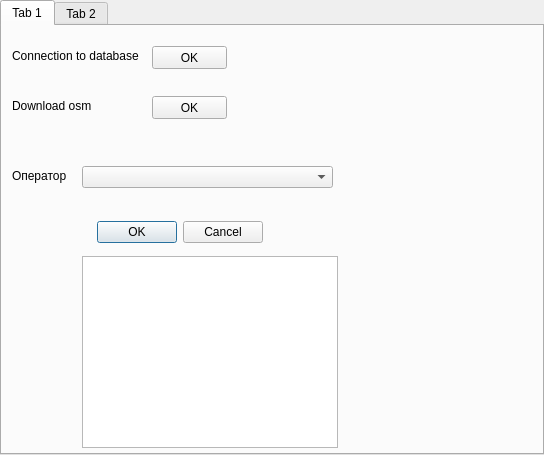
<?xml version="1.0" encoding="UTF-8"?>
<ui version="4.0">
 <class>Add_new_roadsDialogBase</class>
 <widget class="QDialog" name="Add_new_roadsDialogBase">
  <property name="geometry">
   <rect>
    <x>0</x>
    <y>0</y>
    <width>544</width>
    <height>455</height>
   </rect>
  </property>
  <property name="windowTitle">
   <string>Add new roads</string>
  </property>
  <widget class="QTabWidget" name="tabWidget">
   <property name="geometry">
    <rect>
     <x>0</x>
     <y>0</y>
     <width>544</width>
     <height>455</height>
    </rect>
   </property>
   <property name="currentIndex">
    <number>0</number>
   </property>
   <widget class="QWidget" name="Operators">
    <attribute name="title">
     <string>Tab 1</string>
    </attribute>
    <widget class="QComboBox" name="comboBox">
     <property name="geometry">
      <rect>
       <x>80</x>
       <y>140</y>
       <width>251</width>
       <height>22</height>
      </rect>
     </property>
    </widget>
    <widget class="QLabel" name="label">
     <property name="geometry">
      <rect>
       <x>10</x>
       <y>140</y>
       <width>111</width>
       <height>20</height>
      </rect>
     </property>
     <property name="text">
      <string>Оператор</string>
     </property>
    </widget>
    <widget class="QDialogButtonBox" name="button_box">
     <property name="geometry">
      <rect>
       <x>80</x>
       <y>190</y>
       <width>181</width>
       <height>32</height>
      </rect>
     </property>
     <property name="orientation">
      <enum>Qt::Horizontal</enum>
     </property>
     <property name="standardButtons">
      <set>QDialogButtonBox::Cancel|QDialogButtonBox::Ok</set>
     </property>
    </widget>
    <widget class="QPushButton" name="pushButton_2">
     <property name="geometry">
      <rect>
       <x>150</x>
       <y>70</y>
       <width>75</width>
       <height>23</height>
      </rect>
     </property>
     <property name="text">
      <string>OK</string>
     </property>
    </widget>
    <widget class="QPushButton" name="pushButton_3">
     <property name="geometry">
      <rect>
       <x>150</x>
       <y>20</y>
       <width>75</width>
       <height>23</height>
      </rect>
     </property>
     <property name="text">
      <string>OK</string>
     </property>
    </widget>
    <widget class="QLabel" name="label_2">
     <property name="geometry">
      <rect>
       <x>10</x>
       <y>20</y>
       <width>131</width>
       <height>20</height>
      </rect>
     </property>
     <property name="text">
      <string>Connection to database</string>
     </property>
    </widget>
    <widget class="QLabel" name="label_3">
     <property name="geometry">
      <rect>
       <x>10</x>
       <y>70</y>
       <width>131</width>
       <height>20</height>
      </rect>
     </property>
     <property name="text">
      <string>Download osm</string>
     </property>
    </widget>
    <widget class="QListWidget" name="listWidget">
     <property name="geometry">
      <rect>
       <x>80</x>
       <y>230</y>
       <width>256</width>
       <height>192</height>
      </rect>
     </property>
    </widget>
   </widget>
   <widget class="QWidget" name="Search">
    <attribute name="title">
     <string>Tab 2</string>
    </attribute>
    <widget class="QTableWidget" name="tableWidget_2">
     <property name="geometry">
      <rect>
       <x>10</x>
       <y>40</y>
       <width>511</width>
       <height>371</height>
      </rect>
     </property>
     <property name="rowCount">
      <number>0</number>
     </property>
     <property name="columnCount">
      <number>2</number>
     </property>
     <attribute name="horizontalHeaderDefaultSectionSize">
      <number>230</number>
     </attribute>
     <column/>
     <column/>
    </widget>
    <widget class="QLineEdit" name="lineEdit">
     <property name="geometry">
      <rect>
       <x>30</x>
       <y>10</y>
       <width>231</width>
       <height>20</height>
      </rect>
     </property>
    </widget>
    <widget class="QPushButton" name="pushButton">
     <property name="geometry">
      <rect>
       <x>300</x>
       <y>10</y>
       <width>75</width>
       <height>23</height>
      </rect>
     </property>
     <property name="text">
      <string>Поиск</string>
     </property>
    </widget>
   </widget>
  </widget>
 </widget>
 <resources/>
 <connections>
  <connection>
   <sender>button_box</sender>
   <signal>accepted()</signal>
   <receiver>Add_new_roadsDialogBase</receiver>
   <slot>accept()</slot>
   <hints>
    <hint type="sourcelabel">
     <x>20</x>
     <y>20</y>
    </hint>
    <hint type="destinationlabel">
     <x>20</x>
     <y>20</y>
    </hint>
   </hints>
  </connection>
  <connection>
   <sender>button_box</sender>
   <signal>rejected()</signal>
   <receiver>Add_new_roadsDialogBase</receiver>
   <slot>reject()</slot>
   <hints>
    <hint type="sourcelabel">
     <x>20</x>
     <y>20</y>
    </hint>
    <hint type="destinationlabel">
     <x>20</x>
     <y>20</y>
    </hint>
   </hints>
  </connection>
 </connections>
</ui>
